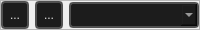
      <widget class="QFrame" name="frame">
       <property name="minimumSize">
        <size>
         <width>0</width>
         <height>0</height>
        </size>
       </property>
       <property name="maximumSize">
        <size>
         <width>16777215</width>
         <height>28</height>
        </size>
       </property>
       <property name="frameShape">
        <enum>QFrame::Shape::StyledPanel</enum>
       </property>
       <property name="frameShadow">
        <enum>QFrame::Shadow::Raised</enum>
       </property>
       <layout class="QHBoxLayout" name="horizontalLayout">
        <property name="leftMargin">
         <number>0</number>
        </property>
        <property name="topMargin">
         <number>0</number>
        </property>
        <property name="rightMargin">
         <number>0</number>
        </property>
        <property name="bottomMargin">
         <number>0</number>
        </property>
        <item>
         <widget class="QToolButton" name="paste_variable_button">
          <property name="maximumSize">
           <size>
            <width>28</width>
            <height>28</height>
           </size>
          </property>
          <property name="toolTip">
           <string>&lt;html&gt;&lt;head/&gt;&lt;body&gt;&lt;p&gt;Paste variable&lt;/p&gt;&lt;/body&gt;&lt;/html&gt;</string>
          </property>
          <property name="styleSheet">
           <string notr="true">QToolButton {

    font: 700 10pt &quot;Segoe UI&quot;;
    border: 2px solid black;
    border-radius: 4px;
    border-color: rgba(80, 80, 80, 255);
    height:18px;
    padding: 3px;
    color: #E3E3E3;
    background-color: #1C1C1C;
}
QToolButton:hover {
    background-color: #414956;
    color: white;
}
QToolButton:pressed {
    background-color: red;
    background-color: #1C1C1C;
    margin: 1 px;
    margin-left: 2px;
    margin-right: 2px;
    font: 580 9pt &quot;Segoe UI&quot;;

}</string>
          </property>
          <property name="text">
           <string>...</string>
          </property>
          <property name="icon">
           <iconset resource="../resources.qrc">
            <normaloff>:/icons/content_paste_24dp_9D9D9D_FILL0_wght400_GRAD0_opsz24.svg</normaloff>:/icons/content_paste_24dp_9D9D9D_FILL0_wght400_GRAD0_opsz24.svg</iconset>
          </property>
          <property name="iconSize">
           <size>
            <width>20</width>
            <height>20</height>
           </size>
          </property>
         </widget>
        </item>
        <item>
         <widget class="QToolButton" name="add_new_variable_button">
          <property name="maximumSize">
           <size>
            <width>28</width>
            <height>28</height>
           </size>
          </property>
          <property name="toolTip">
           <string>&lt;html&gt;&lt;head/&gt;&lt;body&gt;&lt;p&gt;Create variable&lt;/p&gt;&lt;/body&gt;&lt;/html&gt;</string>
          </property>
          <property name="styleSheet">
           <string notr="true">QToolButton {

    font: 700 10pt &quot;Segoe UI&quot;;
    border: 2px solid black;
    border-radius: 4px;
    border-color: rgba(80, 80, 80, 255);
    height:18px;
    padding: 3px;
    color: #E3E3E3;
    background-color: #1C1C1C;
}
QToolButton:hover {
    background-color: #414956;
    color: white;
}
QToolButton:pressed {
    background-color: red;
    background-color: #1C1C1C;
    margin: 1 px;
    margin-left: 2px;
    margin-right: 2px;
    font: 580 9pt &quot;Segoe UI&quot;;

}</string>
          </property>
          <property name="text">
           <string>...</string>
          </property>
          <property name="icon">
           <iconset resource="../resources.qrc">
            <normaloff>:/icons/add_24dp_9D9D9D_FILL0_wght400_GRAD0_opsz24.svg</normaloff>:/icons/add_24dp_9D9D9D_FILL0_wght400_GRAD0_opsz24.svg</iconset>
          </property>
          <property name="iconSize">
           <size>
            <width>20</width>
            <height>20</height>
           </size>
          </property>
         </widget>
        </item>
        <item>
         <widget class="QComboBox" name="add_new_variable_combobox">
          <property name="styleSheet">
           <string notr="true">QMenu {
background-color: red;
 }

QMenu::item {
    padding: 5px 10px;
    font: 580 8pt &quot;Segoe UI&quot;;
    border: 2px solid black;
    border-radius: 4px;
    border-color: rgba(80, 80, 80, 255);
    color: #E3E3E3;
}
QMenu::item:selected {
    background-color: #414956;
    color: white;
}
QWidget {
    background-color: #151515;
    outline: none;
}

QWidget:item:checked {
    background-color: #151515;
    color: white;
}

QWidget:item:selected {
    background-color: #414956;
    color: white;
    border: 0px;
}



QMenu {
    background-color: #1d1d1f;
    color: #FFFFFF;
    border: 1px solid #555555;
    /* padding-top: 5px; */
    /* padding-bottom: 5px; */
    border: 2px solid black;
    border-radius: 4px;
    border-color: rgba(80, 80, 80, 255);
}

QMenu::item {
    font: 580 8pt &quot;Segoe UI&quot;;
    border-top: 2px solid black;
    border: 0px;
    border-radius: 4px;
    border-color: rgba(80, 80, 80, 255);
    padding-left: 12px;
    padding-right: 12px;
    color: #E3E3E3;
}

QMenu::item:selected {
    background-color: #666666;
    color: #FFFFFF;
}

QMenu::separator {
    height: 1px;
    background: #AAAAAA;
    margin: 5px 0;
}

QMenu::indicator {
    width: 13px;
    height: 13px;
}

QMenu::indicator:checked {
    image: url(:/images/checkmark.png);
}

QMenu::indicator:unchecked {
    image: url(:/images/empty.png);
}


QComboBox {
    font: 580 8pt &quot;Segoe UI&quot;;
    border: 2px solid black;
    border-radius: 4px;
    border-color: rgba(80, 80, 80, 255);
    height: 12px;
    padding-top: 5px;
    padding-bottom: 5px;
    color: #E3E3E3;
    background-color: #1C1C1C;
    padding-left: 5px;
}

QComboBox:hover {
    background-color: #414956;
    color: white;
}

QComboBox:pressed {
    background-color: #2E2F30;
    color: white;
}

QComboBox:item {
    font: 580 8pt &quot;Segoe UI&quot;;
    color: #E3E3E3;
    padding-left: 5px;
    background-color: #1C1C1C;
    border-style: none;
}

QComboBox::drop-down {
    color: #E3E3E3;
    padding: 2px;
    background: url(://icons/arrow_drop_down_16dp.svg) no-repeat center;
    border-bottom: 0px solid black;
    border-top: 0px solid black;
    border-right: 0px;
    border-left: 2px solid;
    margin-left: 5px;
    padding: 5px;
    width: 7px;
    border-color: rgba(80, 80, 80, 255);
    background-color: #1C1C1C;
}


QComboBox QAbstractItemView {
    border: 2px solid gray;
    border-color: rgba(80, 80, 80, 255);
    selection-background-color: #414956;
    background-color: #1C1C1C;
}


QComboBox QAbstractItemView::item {
    height: 16px; /* Set the height of each item */
    padding: 4px; /* Add padding to each item */
    padding-left: 5px;
    padding-right: 5px;
    color: #ff8a8a8a;
    border-style: none;
    border-bottom: 0.5px solid black;
    border-color: rgba(255, 255, 255, 10);
}


QComboBox QAbstractItemView::item:selected {
    height: 16px; /* Set the height of each item */
    padding: 4px; /* Add padding to each item */
    padding-left: 5px;
    padding-right: 5px;
    background-color: #414956;
    color: white;
    border: none; /* Remove border */
    outline: none; /* Remove outline */
}</string>
          </property>
         </widget>
        </item>
       </layout>
      </widget>
